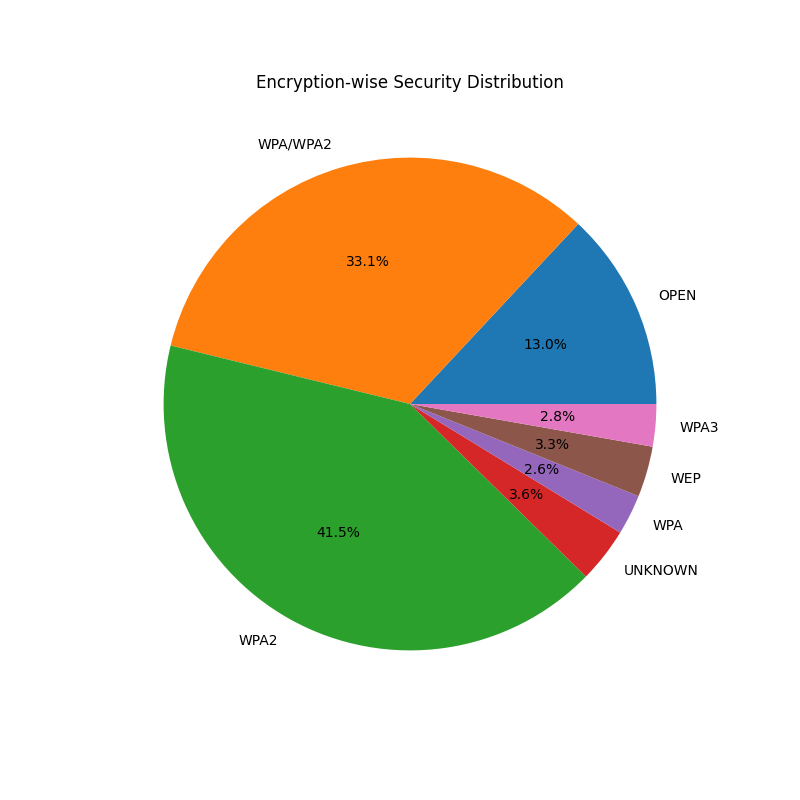

Recreate this plot in Python.
import os
import sys

# -----------------------------------------
# ADD PROJECT ROOT TO PYTHON PATH
# -----------------------------------------

BASE_DIR = os.path.dirname(
    os.path.dirname(os.path.abspath(__file__))
)

sys.path.append(BASE_DIR)

# -----------------------------------------
# DJANGO SETUP
# -----------------------------------------

os.environ.setdefault(
    "DJANGO_SETTINGS_MODULE",
    "airfence.settings"
)

import django
django.setup()

# -----------------------------------------
# IMPORTS
# -----------------------------------------

from collections import Counter
import matplotlib.pyplot as plt

from scanner.models import NetworkObservation

# -----------------------------------------
# FETCH ENCRYPTION DATA
# -----------------------------------------

encryptions = NetworkObservation.objects.values_list(
    "encryption",
    flat=True
)

counts = Counter(encryptions)

labels = list(counts.keys())
sizes = list(counts.values())

# -----------------------------------------
# CREATE PIE CHART
# -----------------------------------------

plt.figure(figsize=(8, 8))

plt.pie(
    sizes,
    labels=labels,
    autopct="%1.1f%%"
)

plt.title("Encryption-wise Security Distribution")

# -----------------------------------------
# SAVE CHART
# -----------------------------------------

output_path = os.path.join(
    BASE_DIR,
    "chart",
    "encryption_pie_chart.png"
)

plt.savefig(output_path)

print(f"Chart saved to: {output_path}")

plt.show()
